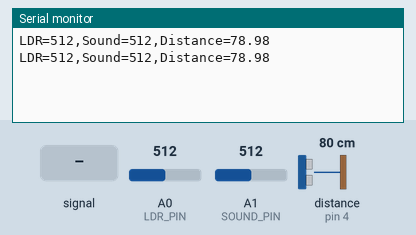
Recording of a sketch running on a simulated Arduino Mega 2560, built with avr-gcc and run on an emulated ATmega2560. Parts: the last lines printed to the serial monitor. Wiring (inferred from the names in the program): ultrasonic range finder: trigger pin 2; echo pin 4. The inputs (shaded band) are chosen by the test bench; at power-on: distance to the obstacle (sensor on pin 4) 80 cm, A0 (LDR_PIN) = 512, A1 (SOUND_PIN) = 512. The echo pulse lasts 58.3 µs per cm.

Above: at 5.8 s.
5.9 s: A1 (SOUND_PIN) fed a 200 Hz sine of ±81 counts around its level
At 10.8 s:
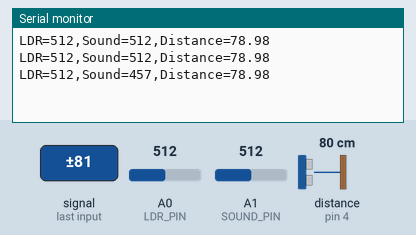
11.9 s: distance to the obstacle (sensor on pin 4) set to 2 cm
At 15.8 s:
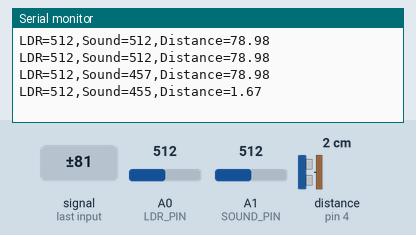
17.9 s: A0 (LDR_PIN) set to 390
At 20.9 s:
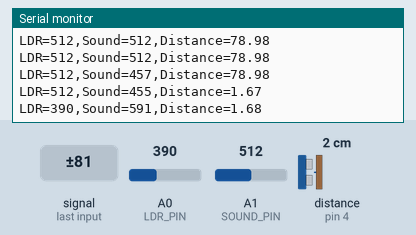
23.9 s: A1 (SOUND_PIN) set to 390
At 26.0 s:
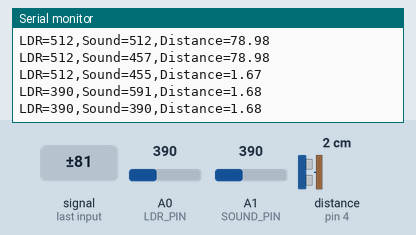
29.9 s: A1 (SOUND_PIN) fed a 1000 Hz sine of ±255 counts around its level
At 31.0 s:
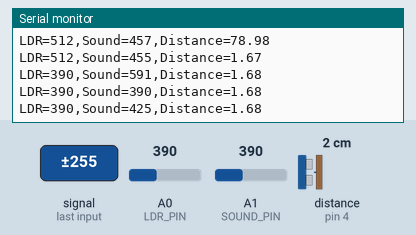
35.9 s: distance to the obstacle (sensor on pin 4) set to 4 cm
At 41.2 s:
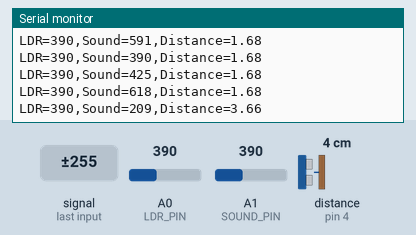
Timing chart, 0 to 42.7 s (numbered marks = the images above; inputs shaded):
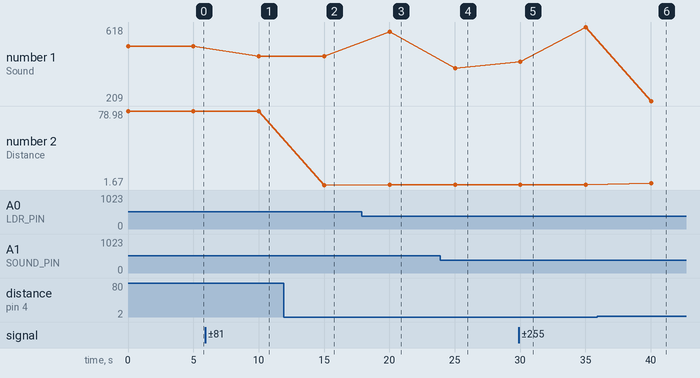

The sketch:

arduinocode.ino
```cpp
// Pin Definitions for Arduino Mega
const int LDR_PIN = A0;         // LDR connected to Analog Pin A0
const int SOUND_PIN = A1;       // Sound sensor connected to Analog Pin A1
const int TRIG_PIN = 2;         // Ultrasonic sensor TRIG pin connected to Digital Pin 2
const int ECHO_PIN = 4;         // Ultrasonic sensor ECHO pin connected to Digital Pin 4

// Arduino setup function
void setup() {
    // Initialize Serial communication at 9600 baud
    Serial.begin(9600);

    // Wait for Serial port to connect (necessary for some devices)
    while (!Serial) {}

    // Configure Ultrasonic sensor pins
    pinMode(TRIG_PIN, OUTPUT);  // TRIG pin set as OUTPUT
    pinMode(ECHO_PIN, INPUT);   // ECHO pin set as INPUT

    // Initialize sensors and handle errors
    if (!initializeSensors()) {
        Serial.println("Error: Sensor initialization failed!");
        while (true) {}  // Halt the program if sensors fail
    }
}

// Arduino main loop function
void loop() {
    // Read data from sensors
    int ldrValue = analogRead(LDR_PIN);        // Read LDR sensor value
    int soundValue = analogRead(SOUND_PIN);    // Read sound sensor value
    float distanceValue = getDistance();       // Calculate distance from ultrasonic sensor

    // Error handling: Check if LDR value is out of range
    if (ldrValue < 0 || ldrValue > 1023) {
        Serial.print("Error: LDR value out of range: ");
        Serial.println(ldrValue);
        delay(5000);  // Retry after 5 seconds
        return;
    }

    // Error handling: Check if sound value is out of range
    if (soundValue < 0 || soundValue > 1023) {
        Serial.print("Error: Sound value out of range: ");
        Serial.println(soundValue);
        delay(5000);  // Retry after 5 seconds
        return;
    }

    // Error handling: Check if distance value is out of range
    if (distanceValue < 0 || distanceValue > 400) {
        Serial.print("Error: Distance value out of range: ");
        Serial.println(distanceValue);
        delay(5000);  // Retry after 5 seconds
        return;
    }

    // Log valid sensor data to Serial Monitor
    Serial.print("LDR=");
    Serial.print(ldrValue);
    Serial.print(",Sound=");
    Serial.print(soundValue);
    Serial.print(",Distance=");
    Serial.println(distanceValue);

    // Delay before the next iteration
    delay(5000);
}

// Function to initialize sensors
bool initializeSensors() {
    // Placeholder for sensor initialization logic
    // Returns true if all sensors are initialized successfully
    return true;
}

// Function to calculate distance using the ultrasonic sensor
float getDistance() {
    long duration;

    // Trigger the ultrasonic sensor
    digitalWrite(TRIG_PIN, LOW);
    delayMicroseconds(2);
    digitalWrite(TRIG_PIN, HIGH);
    delayMicroseconds(10);
    digitalWrite(TRIG_PIN, LOW);

    // Measure the echo duration
    duration = pulseIn(ECHO_PIN, HIGH, 30000);  // Timeout after 30ms
    if (duration == 0) {
        Serial.println("Error: Timeout occurred, no echo received.");
        return -1;  // Error value
    }

    // Calculate and return distance in centimeters
    return (duration * 0.034 / 2);
}
```

Measured:
- after the input at 5.9 s, the serial monitor: prints a new line after 4.1 s (image 1)
- after the input at 11.9 s, the serial monitor: prints a new line after 3.1 s (image 2)
- after the input at 17.9 s, the serial monitor: prints a new line after 2.1 s (image 3)
- after the input at 23.9 s, the serial monitor: prints a new line after 1.1 s (image 4)
- after the input at 29.9 s, the serial monitor: prints a new line after 0.13 s (image 5)
- after the input at 35.9 s, the serial monitor: prints a new line after 4.1 s (image 6)
- plotted number 1: 512 → 457 after the input at 5.9 s, 390 → 618 after the input at 29.9 s
- plotted number 2: 78.98 → 1.67 after the input at 11.9 s, 1.68 → 3.66 after the input at 35.9 s
